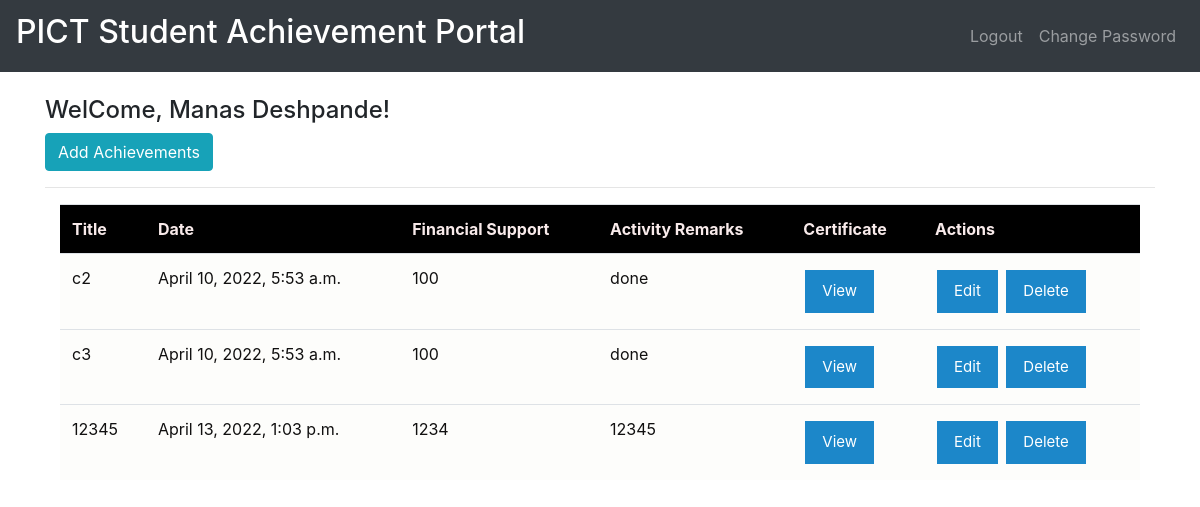
The app's page / (signed in) with its own data.
### CRUD/models.py (models this page shows, shortened)
class Achievements(models.Model):
    user = models.ForeignKey(User,on_delete=models.CASCADE,null=True,blank=True)
    title= models.CharField(max_length=200)
    description=models.TextField(null=True,blank=True)
    support=models.CharField(max_length=200)
    created=models.DateTimeField(auto_now_add=True)
    certificate=models.FileField(blank=False)

### CRUD/views.py (the view)
# urls.py: path('',SAP.as_view(), name='SAP'),
class SAP(LoginRequiredMixin,ListView):
    model=Achievements
    context_object_name='SAP'
    def get_context_data(self,**kwargs):
        context=super().get_context_data(**kwargs)
        context['SAP'] = context['SAP'].filter(user=self.request.user)
        search_input=self.request.GET.get('search_area') or ''
        if search_input:
            context['SAP'] = context['SAP'].filter(title__startswith=search_input)
        context['search_input'] = search_input
        return context

### CRUD/templates/CRUD/achievements_list.html (shortened to what this page needs)
{% extends 'CRUD/main.html' %}
{% block content %}
{% if request.user.is_authenticated %}
<div>
    <h4>WelCome, {{request.user.first_name}}&nbsp;{{request.user.last_name}}!</h4>
    <a class="btn btn-info" href="{% url 'SAP-create' %}" role="button">Add Achievements</a>
</div> <hr>
<!--<a href="{% url 'logout' %}">Logout</a>
<a href="{% url 'change_password' %}">Change password</a>
{% else %}
<a href="{% url 'login' %}">Login</a>
{% endif %}-->
<div class="container">
<table class="table">
    <tr>
    <th>Title</th>
    <th>Date</th>
    <th>Financial Support</th>
    <th>Activity Remarks</th>
    <th>Certificate</th>
    <th>Actions</th>
    </tr>
{%for Achievements in SAP%}
<tr>
    <td>{{Achievements.title}}</td>
    <td>{{Achievements.created}}</td>
    <td>{{Achievements.support}}</td>
    <td>{{Achievements.description}}</td>
    <td><a href="/media/{{Achievements.certificate}}" class="button">View</a></td>
    <td>
        <a href="{% url 'SAP-Edit' Achievements.id %}" class="button">Edit</a>
    <a href="{% url 'SAP-delete' Achievements.id %}" class="button">Delete</a></td>
</tr>
{%empty%}
<h4>Your achievements will appear below</h4>
{%endfor%}
</table>
</div>
{% endblock %}

### CRUD/templates/CRUD/main.html (shortened to what this page needs)
<!doctype html>
<html lang="en">
  <head>
    <link rel="stylesheet" href="https://stackpath.bootstrapcdn.com/bootstrap/4.1.1/css/bootstrap.min.css">
  </head>
  <body>
    <nav class="navbar navbar-expand-lg navbar-dark bg-dark">
      <div class="navbar-brand"><h2>PICT Student Achievement Portal</h2></div>
  <div class="collapse navbar-collapse" id="navbarSupportedContent">
    <ul class="navbar-nav ml-auto">
      {% if user.is_authenticated %}
        <li class="nav-item">
          <a class="nav-link" href="{% url 'logout' %}">Logout</a>
        </li>
        <li class="nav-item">
          <a class="nav-link" href="{% url 'change_password' %}">Change Password</a>
        </li>
      {% endif %}
    </ul>
  </div>
</nav>
    <br/>
    <div class="container">
      {% block content %}
      {% endblock %}
    </div>
  </body>
</html>

### CRUD/templates/CRUD/main.html (style rules this page uses)
th { background-color: black; color:rgb(248, 234, 234); }
td { background-color: rgb(253, 253, 251); }
tr { text-decoration: rgb(242, 248, 235); color:rgb(17, 16, 16); }
.button { background-color: #1c87c9; border: none; color: white; padding: 10px 17px; text-align: center; text-decoration: none; display: inline-block; font-size: 15px; margin: 4px 2px; cursor: pointer; }

### records on screen
Achievements: title "c2", created "April 10, 2022, 5:53 a.m.", support "100", description "done"
Achievements: title "c3", created "April 10, 2022, 5:53 a.m.", support "100", description "done"
Achievements: title "12345", created "April 13, 2022, 1:03 p.m.", support "1234", description "12345"

### other values on screen
{{ request.user.first_name }} "Manas"
{{ request.user.last_name }} "Deshpande"
